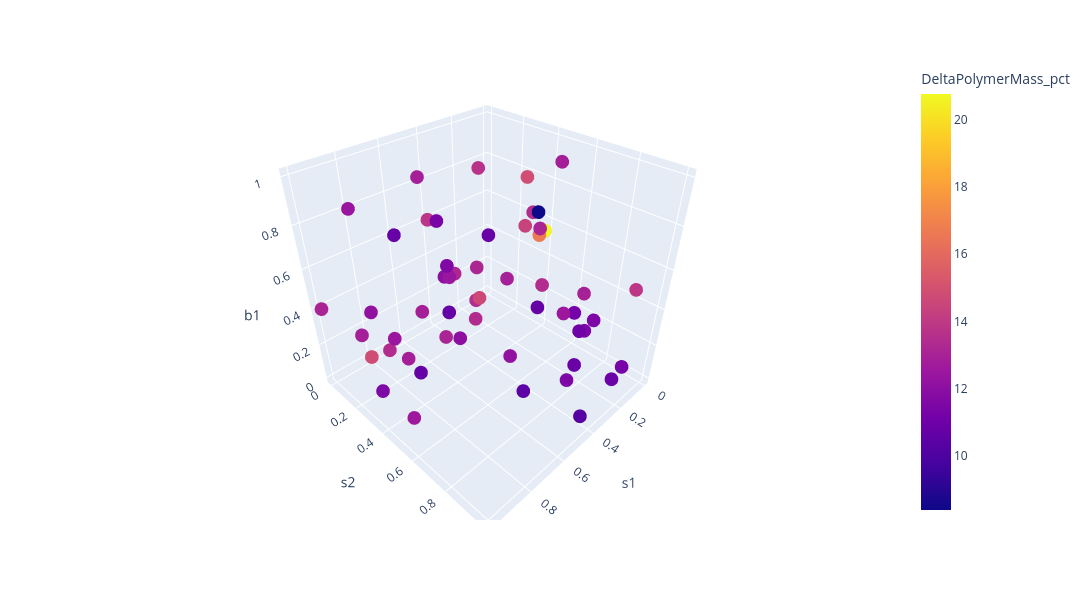

Notebook source saved alongside this figure:
### Code cell
d = {"s1": X_train[:,0], "s2": X_train[:,1], "b1": X_train[:,2],"DeltaPolymerMass_pct": y_train}
train_df = pd.DataFrame(data=d)

fig = px.scatter_3d(train_df, x='s1', y='s2', z='b1', color='DeltaPolymerMass_pct',width=1300, height=600)
fig.show()
